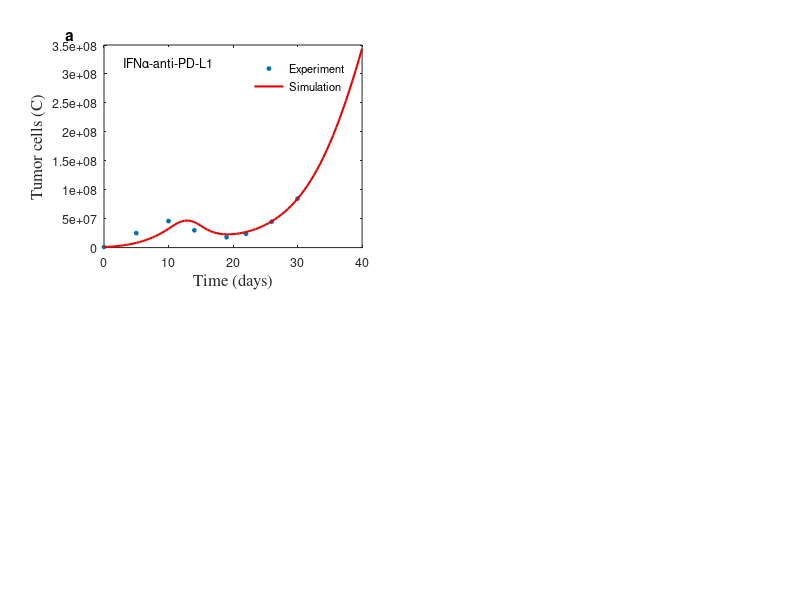

The MATLAB source for this figure: (Note: this script raises an error after producing the figure.)
clc; close all; clear all;
    
    FS_inside = 9;   % FontSize inside figure
    FS_default = 9;  % FontSize default
    FS_lab = 11;      % FontSize of (A) (B) (C)
    FS = 11;
    
    set(0,'defaultaxesfontsize',FS_default,'defaultlinelinewidth',1.5);
    colorM = [0.9 0 0; 0.4660 0.6740 0.1880;0 0.4470 0.7410; 0.7 0.5 0; 0 0 1; 0.7350 0.1780 0.1840];
    hf1 = figure;
    
    subplot(2,2,1);
    R = load('Data/fit_INFalphaAntiPDL1_sim.dat'); 
    point = load('Data/fit_INFalphaAntiPDL1_exp.dat'); 
    time = R(:,1); C = R(:,2);  x2 = point(:,1);  y2 = point(:,2); 
    hs1 = scatter(x2, y2, 'MarkerFaceColor', colorM(3,:),'MarkerEdgeColor', colorM(3,:),'Sizedata', 8); 
    hold on
    hs2 = plot(time, C,'Color', colorM(1,:)); box on;
    text(3,3.2e+8,'IFN\alpha-anti-PD-L1','Interpreter','tex','FontSize',FS_inside);
    xlabel('Time (days)','Interpreter','tex','FontSize',12, 'fontname', 'Times');  
    ylabel('Tumor cells (C)', 'FontSize',12, 'fontname', 'Times'); 
    text(-6,3.65e+8,'\bf{a}','FontSize',FS_lab);
    ylim([0 3.5e+8]);
    leg = legend([hs1,hs2], {'Experiment','Simulation'});  legend boxoff;
    leg.ItemTokenSize = [14,14];
    pos = get(leg, 'Position');
    set(leg, 'Position', [pos(1)*0.8 pos(2)*0.95 0 0]);
    
    subplot(2,2,2);
    R = load('Data/fit_PD1IL2v_sim.dat'); 
    point = load('Data/fit_PD1IL2v_exp.dat'); 
    time = R(:,1); C = R(:,2); x2 = point(:,1); y2 = point(:,2);
    hs1 = plot(x2, y2, 'o-', 'Color', colorM(3,:), 'LineWidth', 1.5, 'Marker', 'o', 'MarkerEdgeColor', colorM(3,:), 'MarkerFaceColor', colorM(3,:), 'MarkerSize', 3);
    hold on
    hs2 = plot(time, C,'Color', colorM(1,:)); 
    text(1.5,1.66e+8,'PD1-IL2v','Interpreter','tex','FontSize',FS_inside);
    xlabel('Time (days)','Interpreter','tex','FontSize',12, 'fontname', 'Times');  
    ylabel('Tumor cells (C)', 'FontSize',12, 'fontname', 'Times'); 
    text(-4.7,1.87e+8,'\bf{b}','FontSize',FS_lab);  ylim([0 1.8e+8]);
    leg = legend([hs1,hs2], {'Experiment','Simulation'});  legend boxoff;
    leg.ItemTokenSize = [14,14];
    pos = get(leg, 'Position');
    set(leg, 'Position', [pos(1)*1.1 pos(2)*0.8 0 0]);
        
    subplot(2,2,3);
    R = load('Data/treatment_PD1IL2v_AntiPDL1.dat'); 
    time = R(:,1); C = R(:,2);
    hs1=plot(time, C,'-d','MarkerIndices',1:20:length(C),'Color', colorM(1,:),'MarkerSize',3); 
    hold on
    
    R = load('Data/treatment_INFalphaAntiPDL1_25ug.dat'); 
    time = R(:,1); C = R(:,2);
    hs2 = plot(time, C,'-h','MarkerIndices',1:20:length(C),'Color', colorM(3,:),'MarkerSize',3); 
    
    R = load('Data/treatment_AntiPDL1_25ug.dat'); 
    time = R(:,1); C = R(:,2);
    hs3 = plot(time, C,'-o','MarkerIndices',1:20:length(C),'Color', colorM(2,:),'MarkerSize',3); 
    
    R=load('Data/treatment_PD1IL2v_25ug.dat'); 
    time=R(:,1);C = R(:,2);
    hs4 = plot(time, C,'-^','MarkerIndices',1:20:length(C),'Color', colorM(4,:),'MarkerSize',3); 
    R = load('Data/Control_simulation.dat'); 
    time = R(:,1); C = R(:,2);
    hs5 = plot(time, C,'-*','MarkerIndices',1:5:length(C),'Color', colorM(5,:),'MarkerSize',3); 
    
    leg = legend([hs5,hs3,hs2,hs4,hs1], {'control','Anti-PD-L1','IFN{\alpha}-anti-PD-L1','PD1-IL2v','Anti-PD-L1 + PD1-IL2v'});  
    leg.ItemTokenSize = [18,18];
    pos = get(leg, 'Position');
    set(leg, 'Position', [pos(1) pos(2)*0.8 0.4 0]);
    legend boxoff;
    xlabel('Time (days)','Interpreter','tex','FontSize',12, 'fontname', 'Times');  
    ylabel('Tumor cells (C)', 'FontSize',12, 'fontname', 'Times'); 
    text(-4.8,7.6e+7,'\bf{c}','FontSize',FS_lab);
    ylim([0 7.5e+7]); xlim([0 40])
        
    subplot(2,2,4);
    load('Data/data_gamma_zeta'); 
    [zeta_grid, gamma_grid] = ndgrid(zeta, gamma);
    pcolor(zeta_grid* 1e-6,gamma_grid* 1e-6, C);  
    shading flat;  
    mymap = [0.75 0.75 0.75;0.45 0.45 0.45];
    colormap(mymap); 
    set(gca, 'CLim',[0,1]);  
    ylabel('\gamma (Anti-PD-L1)','fontname','Times','FontSize', 12);  
    xlabel('\gamma_B (PD1-IL2v)','fontname','Times','FontSize', 12);  
    xlims = xlim;  
    ylims = ylim;    
    text((xlims(1) + (xlims(2) - xlims(1)) * 0.4), ylims(2) - (ylims(2) - ylims(1)) * 0.4, '\bf{Elimination}', 'FontSize', FS_inside);  
    text(xlims(1) + (xlims(2) - xlims(1))* 0.1, ylims(2) - (ylims(2) - ylims(1)) * 0.8, '\bf{Escape}', 'FontSize', FS_inside); 
    text(-0.07e-5,7e-6,'\bf{d}','FontSize',FS_lab);

    print(hf1,'-r700','-dpdf','Fig/Fig8.pdf');   